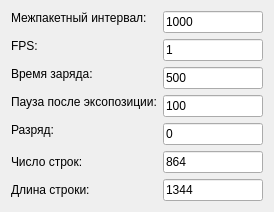
        <widget class="QWidget" name="image_2">
         <property name="sizePolicy">
          <sizepolicy hsizetype="Preferred" vsizetype="Preferred">
           <horstretch>0</horstretch>
           <verstretch>0</verstretch>
          </sizepolicy>
         </property>
         <property name="contextMenuPolicy">
          <enum>Qt::ContextMenuPolicy::DefaultContextMenu</enum>
         </property>
         <attribute name="title">
          <string>Изображение</string>
         </attribute>
         <layout class="QGridLayout" name="gridLayout">
          <property name="sizeConstraint">
           <enum>QLayout::SizeConstraint::SetDefaultConstraint</enum>
          </property>
          <item row="0" column="0">
           <layout class="QFormLayout" name="formLayout">
            <property name="sizeConstraint">
             <enum>QLayout::SizeConstraint::SetDefaultConstraint</enum>
            </property>
            <property name="labelAlignment">
             <set>Qt::AlignmentFlag::AlignLeading|Qt::AlignmentFlag::AlignLeft|Qt::AlignmentFlag::AlignTop</set>
            </property>
            <property name="formAlignment">
             <set>Qt::AlignmentFlag::AlignLeading|Qt::AlignmentFlag::AlignLeft|Qt::AlignmentFlag::AlignTop</set>
            </property>
            <item row="0" column="0">
             <widget class="QLabel" name="label_2">
              <property name="sizePolicy">
               <sizepolicy hsizetype="Preferred" vsizetype="Fixed">
                <horstretch>0</horstretch>
                <verstretch>0</verstretch>
               </sizepolicy>
              </property>
              <property name="maximumSize">
               <size>
                <width>210</width>
                <height>16777215</height>
               </size>
              </property>
              <property name="text">
               <string>Межпакетный интервал:</string>
              </property>
             </widget>
            </item>
            <item row="0" column="1">
             <widget class="QLineEdit" name="le_packetInter">
              <property name="sizePolicy">
               <sizepolicy hsizetype="Expanding" vsizetype="Fixed">
                <horstretch>0</horstretch>
                <verstretch>0</verstretch>
               </sizepolicy>
              </property>
              <property name="maximumSize">
               <size>
                <width>100</width>
                <height>16777215</height>
               </size>
              </property>
              <property name="text">
               <string>1000</string>
              </property>
             </widget>
            </item>
            <item row="1" column="0">
             <widget class="QLabel" name="label_3">
              <property name="sizePolicy">
               <sizepolicy hsizetype="Preferred" vsizetype="Fixed">
                <horstretch>0</horstretch>
                <verstretch>0</verstretch>
               </sizepolicy>
              </property>
              <property name="maximumSize">
               <size>
                <width>210</width>
                <height>16777215</height>
               </size>
              </property>
              <property name="text">
               <string>FPS:</string>
              </property>
             </widget>
            </item>
            <item row="1" column="1">
             <widget class="QLineEdit" name="le_fps">
              <property name="sizePolicy">
               <sizepolicy hsizetype="Expanding" vsizetype="Fixed">
                <horstretch>0</horstretch>
                <verstretch>0</verstretch>
               </sizepolicy>
              </property>
              <property name="maximumSize">
               <size>
                <width>100</width>
                <height>16777215</height>
               </size>
              </property>
              <property name="inputMethodHints">
               <set>Qt::InputMethodHint::ImhDigitsOnly</set>
              </property>
              <property name="inputMask">
               <string/>
              </property>
              <property name="text">
               <string>1</string>
              </property>
              <property name="maxLength">
               <number>10</number>
              </property>
             </widget>
            </item>
            <item row="2" column="0">
             <widget class="QLabel" name="label_4">
              <property name="sizePolicy">
               <sizepolicy hsizetype="Preferred" vsizetype="Fixed">
                <horstretch>0</horstretch>
                <verstretch>0</verstretch>
               </sizepolicy>
              </property>
              <property name="maximumSize">
               <size>
                <width>210</width>
                <height>16777215</height>
               </size>
              </property>
              <property name="text">
               <string>Время заряда:</string>
              </property>
             </widget>
            </item>
            <item row="2" column="1">
             <widget class="QLineEdit" name="le_timeExpa">
              <property name="sizePolicy">
               <sizepolicy hsizetype="Expanding" vsizetype="Fixed">
                <horstretch>0</horstretch>
                <verstretch>0</verstretch>
               </sizepolicy>
              </property>
              <property name="maximumSize">
               <size>
                <width>100</width>
                <height>16777215</height>
               </size>
              </property>
              <property name="text">
               <string>500</string>
              </property>
             </widget>
            </item>
            <item row="3" column="0">
             <widget class="QLabel" name="label_5">
              <property name="sizePolicy">
               <sizepolicy hsizetype="Preferred" vsizetype="Fixed">
                <horstretch>0</horstretch>
                <verstretch>0</verstretch>
               </sizepolicy>
              </property>
              <property name="maximumSize">
               <size>
                <width>210</width>
                <height>16777215</height>
               </size>
              </property>
              <property name="text">
               <string>Пауза после эксопозиции:</string>
              </property>
             </widget>
            </item>
            <item row="3" column="1">
             <widget class="QLineEdit" name="le_pauseAfterExpa">
              <property name="sizePolicy">
               <sizepolicy hsizetype="Expanding" vsizetype="Fixed">
                <horstretch>0</horstretch>
                <verstretch>0</verstretch>
               </sizepolicy>
              </property>
              <property name="maximumSize">
               <size>
                <width>100</width>
                <height>16777215</height>
               </size>
              </property>
              <property name="text">
               <string>100</string>
              </property>
             </widget>
            </item>
            <item row="4" column="0">
             <widget class="QLabel" name="label_6">
              <property name="sizePolicy">
               <sizepolicy hsizetype="Preferred" vsizetype="Fixed">
                <horstretch>0</horstretch>
                <verstretch>0</verstretch>
               </sizepolicy>
              </property>
              <property name="maximumSize">
               <size>
                <width>210</width>
                <height>16777215</height>
               </size>
              </property>
              <property name="text">
               <string>Разряд:</string>
              </property>
             </widget>
            </item>
            <item row="4" column="1">
             <widget class="QLineEdit" name="le_pix_gain">
              <property name="sizePolicy">
               <sizepolicy hsizetype="Expanding" vsizetype="Fixed">
                <horstretch>0</horstretch>
                <verstretch>0</verstretch>
               </sizepolicy>
              </property>
              <property name="maximumSize">
               <size>
                <width>100</width>
                <height>16777215</height>
               </size>
              </property>
              <property name="text">
               <string>0</string>
              </property>
             </widget>
            </item>
            <item row="5" column="0">
             <widget class="QLabel" name="label_8">
              <property name="text">
               <string>Число строк:</string>
              </property>
             </widget>
            </item>
            <item row="5" column="1">
             <widget class="QLineEdit" name="lineEdit">
              <property name="minimumSize">
               <size>
                <width>0</width>
                <height>0</height>
               </size>
              </property>
              <property name="maximumSize">
               <size>
                <width>100</width>
                <height>16777215</height>
               </size>
              </property>
              <property name="text">
               <string>864</string>
              </property>
             </widget>
            </item>
            <item row="6" column="0">
             <widget class="QLabel" name="label_30">
              <property name="text">
               <string>Длина строки:</string>
              </property>
             </widget>
            </item>
            <item row="6" column="1">
             <widget class="QLineEdit" name="lineEdit_2">
              <property name="maximumSize">
               <size>
                <width>100</width>
                <height>16777215</height>
               </size>
              </property>
              <property name="text">
               <string>1344</string>
              </property>
             </widget>
            </item>
           </layout>
          </item>
         </layout>
        </widget>
